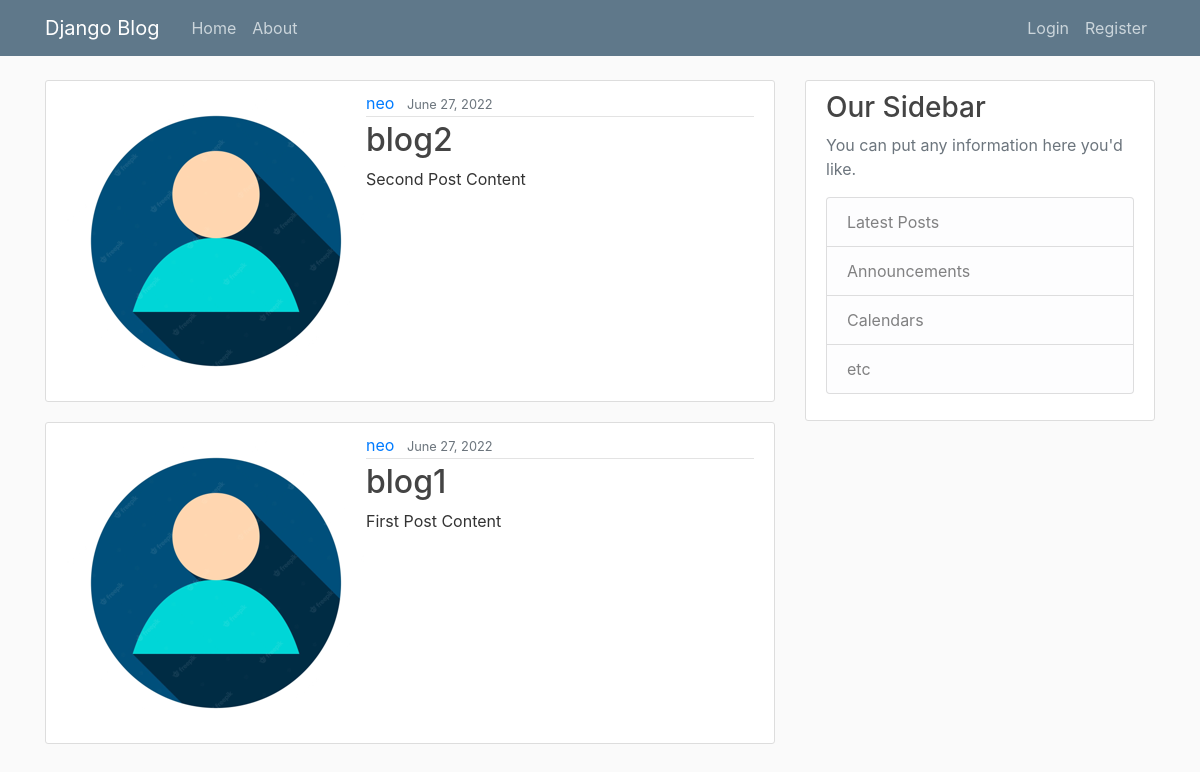
/, run on an earlier commit of the app's database.
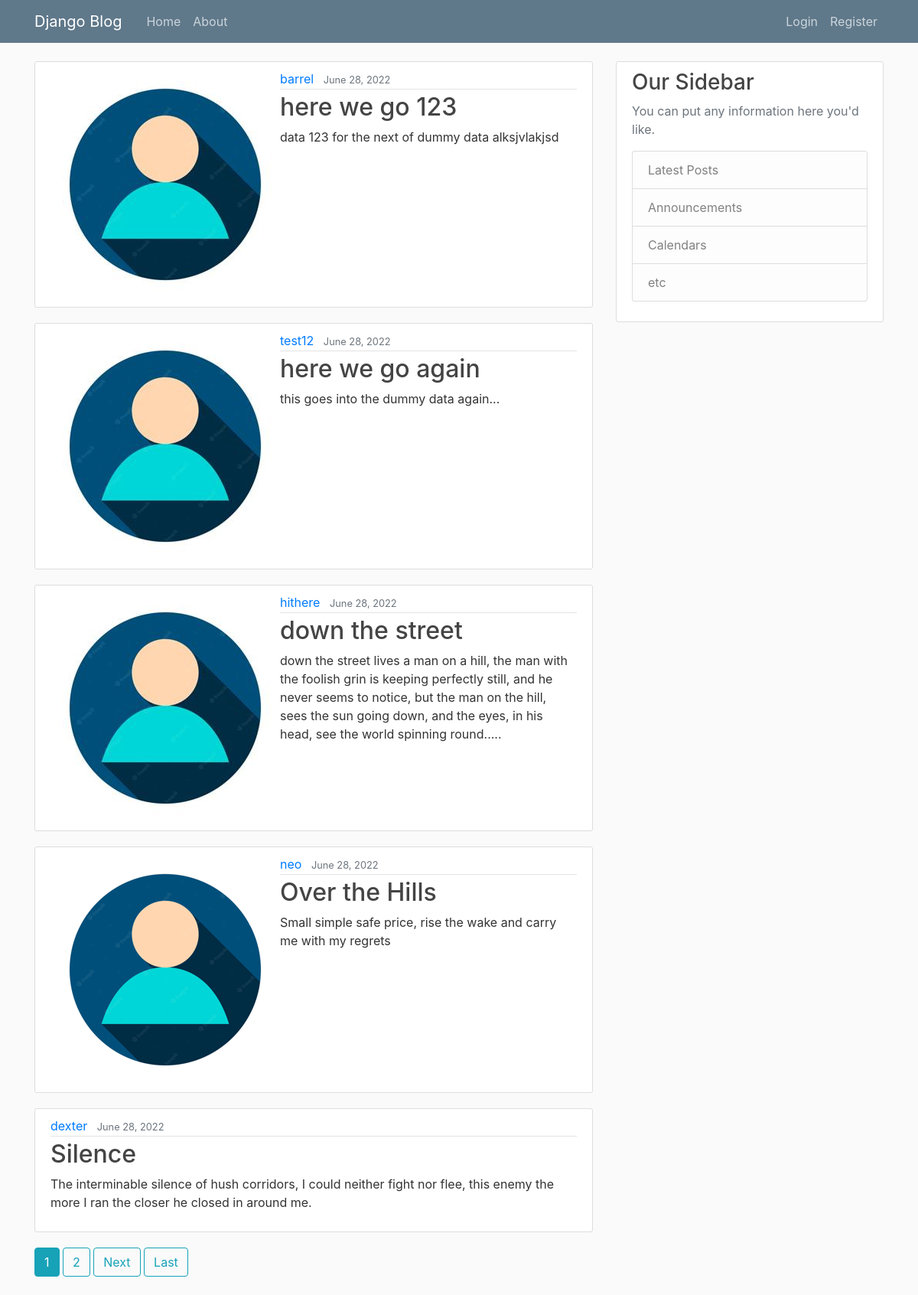
And on a later commit of the database.
### blog/models.py (models this page shows, shortened)
class Post(models.Model):
    title = models.CharField(max_length=100)
    content = models.TextField()
    date_posted = models.DateTimeField(default=timezone.now)
    author = models.ForeignKey(User, on_delete=models.CASCADE)

### users/models.py (models this page shows, shortened)
class Profile(models.Model):
    user = models.OneToOneField(User, on_delete=models.CASCADE)
    img = models.ImageField(default='default.jpeg', upload_to='profile_pics')

### blog/views.py (the view)
# urls.py: path('', PostListView.as_view(), name='blog-home'),
class PostListView(ListView):
    model = Post
    template_name = 'blog/home.html'
    context_object_name = "posts"
    ordering = ['-date_posted']
    paginate_by = 5

### blog/templates/blog/home.html (shortened to what this page needs)
{% extends "blog/base.html" %}
{% block content %}
    {% for post in posts %}
        <article class="media content-section">
            <img src="{{post.author.profile.img.url}}" class="rounded-circle article-image" />
            <div class="media-body">
                <div class="article-metadata">
                    <a class="mr-2" href="{% url 'user-posts' post.author.username %}">{{ post.author }}</a>
                    <small class="text-muted">{{ post.date_posted|date:"F d, Y" }}</small>
                </div>
                <h2><a class="article-title" href="{% url 'post-detail' post.id %}">{{ post.title }}</a></h2>
                <p class="article-content">{{ post.content }}</p>
                </div>
        </article>
    {% endfor %}
    {% if is_paginated %}
        {% for num in page_obj.paginator.page_range %}
            {% if page_obj.number == num %}
                <a class="btn btn-info mb-4" href="?page={{ num }}">{{ num }}</a>
            {% elif num > page_obj.number|add:'-3' and num < page_obj.number|add:'3' %}
                <a class="btn btn-outline-info mb-4" href="?page={{ num }}">{{ num }}</a>
            {% endif %}
        {% endfor %}
        {% if page_obj.has_next %}
            <a class="btn btn-outline-info mb-4" href="?page={{ page_obj.next_page_number }}">Next</a>
            <a class="btn btn-outline-info mb-4" href="?page={{ page_obj.paginator.num_pages }}">Last</a>
        {% endif %}
    {% endif %}
{% endblock content %}

### blog/templates/blog/base.html (shortened to what this page needs)
{% load static %}
<!DOCTYPE html>
<html lang="en">
<head>
    <link rel="stylesheet" href="https://cdn.jsdelivr.net/npm/bootstrap@4.0.0/dist/css/bootstrap.min.css">
    <link rel="stylesheet" type="text/css" href="{% static 'blog/main.css' %}">
</head>
<body>
    <header class="site-header">
        <nav class="navbar navbar-expand-md navbar-dark bg-steel fixed-top">
            <div class="container">
                <a class="navbar-brand mr-4" href="{% url 'blog-home' %}">Django Blog</a>
                <div class="collapse navbar-collapse" id="navbarToggle">
                    <div class="navbar-nav mr-auto">
                        <a class="nav-item nav-link" href="{% url 'blog-home' %}">Home</a>
                        <a class="nav-item nav-link" href="{% url 'blog-about' %}">About</a>
                    </div>
                    <div class="navbar-nav">
                      {% if user.is_authenticated %}
                      <a class="nav-item nav-link" href="{% url 'post-create' %}">New Post</a>
                        <a class="nav-item nav-link" href="{% url 'profile' %}">Profile</a>
                        <a class="nav-item nav-link" href="{% url 'logout' %}">Logout</a>
                      {% else %}
                        <a class="nav-item nav-link" href="{% url 'login' %}">Login</a>
                        <a class="nav-item nav-link" href="{% url 'register' %}">Register</a>
                      {% endif %}
                    </div>
                </div>
            </div>
        </nav>
    </header>
    <main role="main" class="container">
        <div class="row">
          <div class="col-md-8">
            {% block content %}{% endblock %}
          </div>
          <div class="col-md-4">
            <div class="content-section">
              <h3>Our Sidebar</h3>
              <p class='text-muted'>You can put any information here you'd like.
                <ul class="list-group">
                  <li class="list-group-item list-group-item-light">Latest Posts</li>
                  <li class="list-group-item list-group-item-light">Announcements</li>
                  <li class="list-group-item list-group-item-light">Calendars</li>
                  <li class="list-group-item list-group-item-light">etc</li>
                </ul>
              </p>
            </div>
          </div>
        </div>
    </main>
</body>
</html>

### blog/static/blog/main.css (style rules this page uses)
body { background: #fafafa; color: #333333; margin-top: 5rem; }
h1, h2, h3, h4, h5, h6 { color: #444444; }
ul { margin: 0; }
.bg-steel { background-color: #5f788a; }
.site-header .navbar-nav .nav-link { color: #cbd5db; }
.content-section { background: #ffffff; padding: 10px 20px; border: 1px solid #dddddd; border-radius: 3px; margin-bottom: 20px; }
.article-title { color: #444444; }
.article-content { white-space: pre-line; }
.article-metadata { padding-bottom: 1px; margin-bottom: 4px; border-bottom: 1px solid #e3e3e3 }

What changed in the data, as far as the page shows it:
no longer on this page (row unchanged): Post: author.profile.img (picture), author "neo", date_posted "June 27, 2022", title "blog2", content "Second Post Content"
no longer on this page (row unchanged): Post: author.profile.img (picture), author "neo", date_posted "June 27, 2022", title "blog1", content "First Post Content"
added Post: author.profile.img (placeholder picture), author "barrel", date_posted "June 28, 2022", title "here we go 123", content "data 123 for the next of dummy data alksjvlakjsd"
added Post: author.profile.img (placeholder picture), author "test12", date_posted "June 28, 2022", title "here we go again", content "this goes into the dummy data again..."
added Post: author.profile.img (placeholder picture), author "hithere", date_posted "June 28, 2022", title "down the street", content "down the street lives a man on a hill, the man with the foolish grin is keeping perfectly still, and he never seems to notice, but the man on the hill, sees the sun going down, and the eyes, in his head, see the world spinning round....."
added Post: author.profile.img (picture), author "neo", date_posted "June 28, 2022", title "Over the Hills", content "Small simple safe price, rise the wake and carry me with my regrets"
added Post: author "dexter", date_posted "June 28, 2022", title "Silence", content "The interminable silence of hush corridors, I could neither fight nor flee, this enemy the more I ran the closer he closed in around me."
Also different on the page:
new list line: "1"
new list line: "2"
text now shown: "Next Last"
